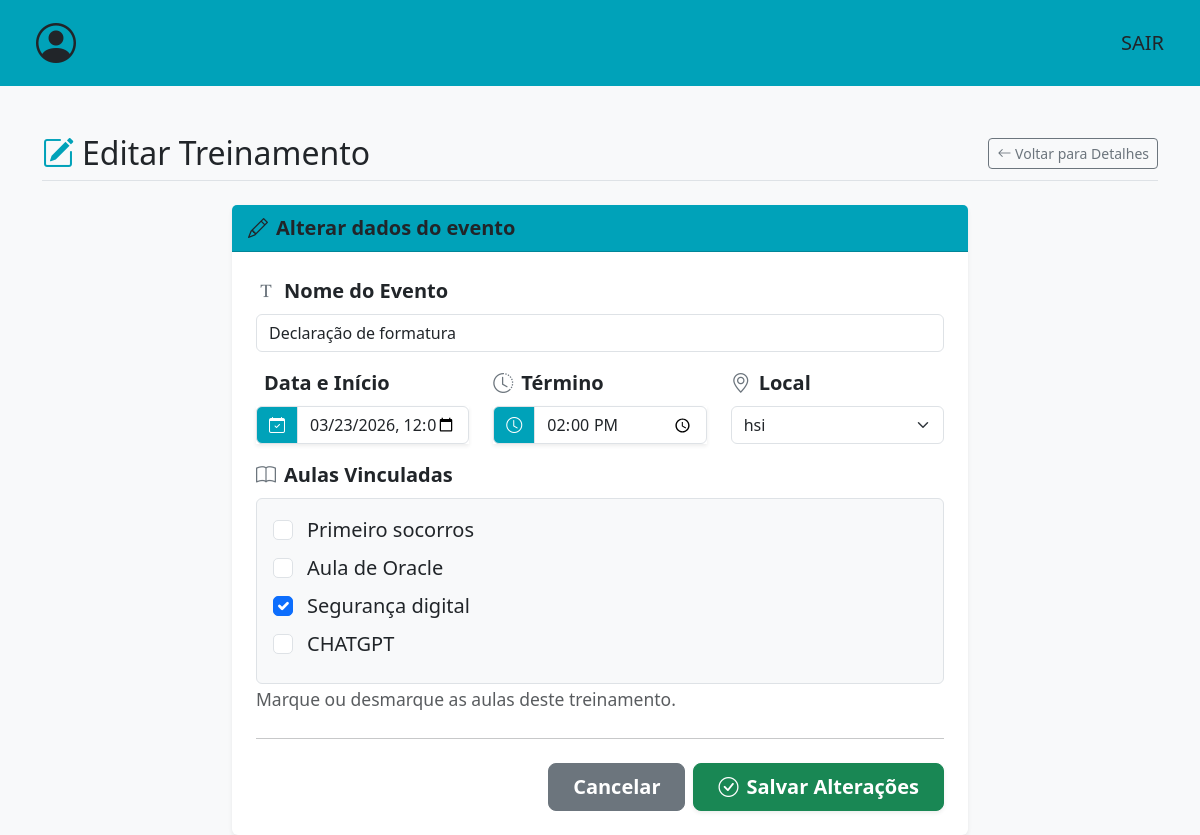
Screenshot of /editar-treinamento/44/ with the database file from the repository.
### events/models.py (models this page shows, shortened)
class Treinamento(models.Model):
    opcoes_local = [
        ("AUDITORIO HSI","hsi"),
        ("AUDITORIO ADM CENTRAL","pupileira"),
    ]
    opcoes_status = [
        ("FINALIZADO","finalizado"),
        ("CANCELADO","cancelado"),
        ("MARCADO","marcado"),
        ("ANDAMENTO","andamento")
    ]
    nm_evento = models.CharField(max_length=100)
    data = models.DateTimeField()
    local = models.CharField(max_length=50,choices=opcoes_local)
    status = models.CharField(max_length=50,choices=opcoes_status)
    participantes = models.JSONField(default=list,blank=True)
    aulas = models.ManyToManyField(Aula, related_name='aulas')
    horario_final = models.TimeField(null=True,blank=True)

class Aula(models.Model):
    nm_aula = models.CharField(max_length=150)
    descricao = models.CharField(max_length=200)
    palestrante = models.CharField(max_length=100)
    carga_horaria = models.TimeField(null=False)
    def __str__(self):
        return self.nm_aula

### events/views.py (the view)
# urls.py: path('editar-treinamento/<int:treinamento_id>/',editar_treinamento,name='editar-treinamento'),
def editar_treinamento(request,treinamento_id):
    treinamento = Treinamento.objects.get(id=treinamento_id)
    if request.method == 'POST':
        form = CriarEventoForm(request.POST, instance=treinamento)
        if form.is_valid():
            form.save()
            messages.success(request, 'Treinamento atualizado com sucesso!')
            return redirect('conferir-treinamento', treinamento_id=treinamento.id)
        else:
            if 'horario_final' in form.errors:
                messages.error(request, 'Atenção: O Horário de Término é obrigatório!')
            else:
                messages.error(request, 'Atenção: Verifique os campos preenchidos.')
    else:
        form = CriarEventoForm(instance=treinamento)
    return render(request, 'events/editar-treinamento.html', {'form': form, 'treinamento': treinamento})

### events/forms.py
class CriarEventoForm(forms.ModelForm):
    class Meta:
        model = Treinamento
        fields = ['nm_evento', 'data', 'local', 'aulas','horario_final']
        widgets = {
            'nm_evento': forms.TextInput(attrs={'class': 'form-control', 'placeholder': 'Ex: Treinamento de Integração'}),
            'data': forms.DateTimeInput(format='%Y-%m-%dT%H:%M',attrs={'type': 'datetime-local', 'class': 'form-control'}),
            'local': forms.Select(attrs={'class': 'form-select'}),
            'aulas': forms.CheckboxSelectMultiple(attrs={'class': 'form-check-input'}),
            'horario_final': forms.TimeInput(format='%H:%M',attrs={'type':'time','class': 'form-control','min':'00:05'}),
        }
    def __init__(self, *args, **kwargs):
        super().__init__(*args, **kwargs)
        self.fields['data'].required = True
        self.fields['horario_final'].required = True

### templates/events/editar-treinamento.html (shortened to what this page needs)
<!DOCTYPE html>
<html lang="pt-br">
<head>
    <link href="https://cdn.jsdelivr.net/npm/bootstrap@5.3.2/dist/css/bootstrap.min.css" rel="stylesheet">
    <link href="https://cdn.jsdelivr.net/npm/bootstrap-icons@1.11.1/font/bootstrap-icons.css" rel="stylesheet">
    <link rel="stylesheet" href="https://cdn.jsdelivr.net/npm/flatpickr/dist/flatpickr.min.css">
    <link rel="stylesheet" type="text/css" href="https://npmcdn.com/flatpickr/dist/themes/airbnb.css">
</head>
<body class="bg-light">
    {% include 'partials/navbar.html' %}
    <div class="container mt-5">
        <div class="d-flex justify-content-between align-items-center mb-4 border-bottom pb-2">
            <h2 class="m-0"><i class="bi bi-pencil-square text-custom-teal me-2"></i>Editar Treinamento</h2>
            <a href="{% url 'conferir-treinamento' treinamento.id %}" class="btn btn-outline-secondary btn-sm">
                <i class="bi bi-arrow-left"></i> Voltar para Detalhes
            </a>
        </div>
        <div class="row justify-content-center">
            <div class="col-md-8">
                <div class="card shadow-sm border-0">
                    <div class="card-header bg-custom-teal text-dark fw-bold fs-5">
                        <i class="bi bi-pencil me-2"></i>Alterar dados do evento
                    </div>
                    <div class="card-body p-4 fs-5">
                        <form method="POST" novalidate>
                            <div class="mb-3">
                                <label class="form-label fw-bold"><i class="bi bi-fonts me-2 text-secondary"></i>Nome do Evento</label>
                                {{ form.nm_evento }}
                            </div>
                            <div class="row">
                                <div class="col-md-4 mb-3">
                                    <label class="form-label fw-bold">Data e Início</label>
                                    <div class="input-group shadow-sm">
                                        <span class="input-group-text bg-custom-teal text-white border-custom-teal">
                                            <i class="bi bi-calendar-check"></i>
                                        </span>
                                        {{ form.data }}
                                    </div>
                                </div>
                                <div class="col-md-4 mb-3">
                                    <label class="form-label fw-bold"><i class="bi bi-clock-history me-2 text-secondary"></i>Término</label>
                                    <div class="input-group shadow-sm">
                                        <span class="input-group-text bg-custom-teal text-white border-custom-teal">
                                            <i class="bi bi-clock"></i>
                                        </span>
                                        {{ form.horario_final }}
                                    </div>
                                </div>
                                <div class="col-md-4 mb-3">
                                    <label class="form-label fw-bold"><i class="bi bi-geo-alt me-2 text-secondary"></i>Local</label>
                                    {{ form.local }}
                                </div>
                            </div>
                            <div class="mb-4">
                                <div class="d-flex justify-content-between align-items-end mb-2">
                                    <label class="form-label fw-bold m-0"><i class="bi bi-book me-2 text-secondary"></i>Aulas Vinculadas</label>
                                </div>
                                <div class="bg-light border rounded p-3">
                                    {% for checkbox in form.aulas %}
                                        <div class="form-check mb-2">
                                            {{ checkbox.tag }}
                                            <label class="form-check-label ms-1" for="{{ checkbox.id_for_label }}">
                                                {{ checkbox.choice_label }}
                                            </label>
                                        </div>
                                    {% empty %}
                                        <div class="text-danger small fst-italic">Nenhuma aula cadastrada no sistema.</div>
                                    {% endfor %}
                                </div>
                                <small class="text-muted">Marque ou desmarque as aulas deste treinamento.</small>
                            </div>
                            <hr class="my-4">
                            <div class="d-flex justify-content-end gap-2">
                                <a href="{% url 'conferir-treinamento' treinamento.id %}" class="btn btn-secondary btn-lg fw-bold px-4">Cancelar</a>
                                <button type="submit" class="btn btn-success btn-lg fw-bold px-4 shadow-sm">
                                    <i class="bi bi-check-circle me-2"></i>Salvar Alterações
                                </button>
                            </div>
                        </form>
                    </div>
                </div>
            </div>
        </div>
    </div>
</body>
</html>

### templates/events/editar-treinamento.html (style rules this page uses)
.bg-custom-teal { background-color: #00a2b9; }
.text-custom-teal { color: #00a2b9; }

### rows the page displays
Treinamento: nm_evento "Declaração de formatura", data "03/23/2026 12:00", horario_final "14:00", local "hsi"
Aula: choice_label "Primeiro socorros"
Aula: choice_label "Aula de Oracle"
Aula: choice_label "Segurança digital"
Aula: choice_label "CHATGPT"
